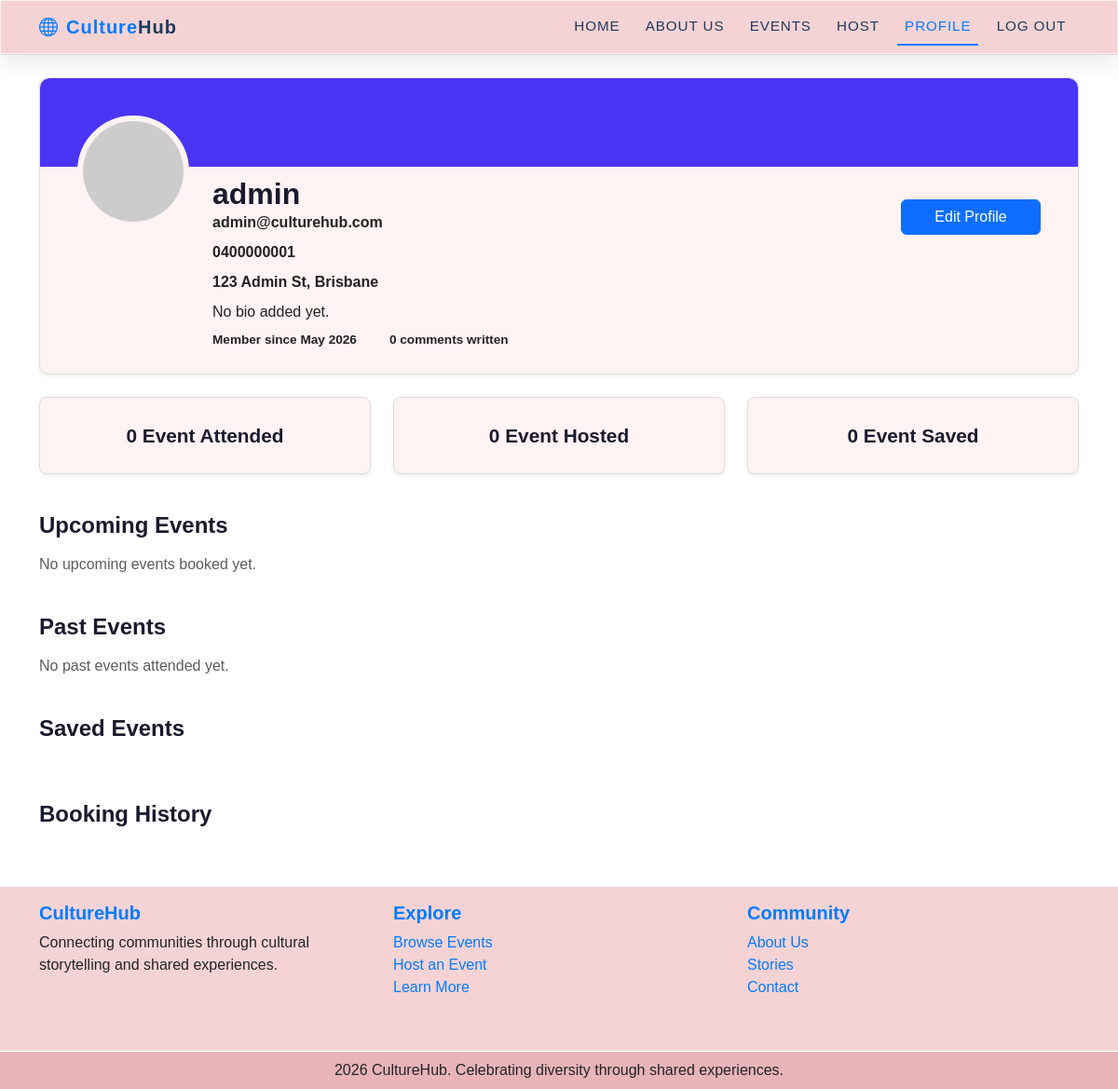
/user/profile (signed in), run on the app's committed database.
### a2_group2/culturehub/models.py (models this page shows)
class User(db.Model, UserMixin):
    id = db.Column(db.Integer, primary_key=True)
    name = db.Column(db.String(100), unique=True, nullable=False)
    email = db.Column(db.String(150), unique=True, nullable=False)
    phone = db.Column(db.String(20), nullable=False)
    address = db.Column(db.String(255), nullable=False)
    password_hash = db.Column(db.String(255), nullable=False)
    profile_image = db.Column(db.String(255), nullable=True)
    events = db.relationship('Event', backref='user', lazy=True)
    comments = db.relationship('Comment', backref='user', lazy=True)
    orders = db.relationship('Order', backref='user', lazy=True)
    bio = db.Column(db.Text, nullable=True)  # Optional field for user biography
    language = db.Column(db.String(255), nullable=True)  # Optional field for user's preferred language
    cultural_interests = db.Column(db.String(255), nullable=True)  # Optional field for user's cultural interests
    created_at = db.Column(db.DateTime, default=datetime.now)  # Timestamp for when the user account was created

### a2_group2/culturehub/views.py (the view)
@main_bp.route('/user/profile')
@login_required
def profile():
    hosted_events = Event.query.filter_by(user_id=current_user.id).all()
    orders = Order.query.filter_by(user_id=current_user.id).all()
    comments = Comment.query.filter_by(user_id=current_user.id).all()
    now = datetime.now()
    upcoming_events = Event.query.filter(
        Event.user_id == current_user.id,
        Event.date >= now
    ).all()
    past_events = Event.query.filter(
        Event.user_id == current_user.id,
        Event.date < now
    ).all()
    return render_template('user/profile.html',
                           user=current_user,
                           hosted_events=hosted_events,
                           orders=orders,
                           upcoming_events=upcoming_events,
                           past_events=past_events,
                           comments=comments)

### a2_group2/culturehub/templates/user/profile.html (shortened to what this page needs)
{% extends "base.html" %}
{% block content %}
<div class="container profile-page my-4">
    <section class="profile-header shadow-sm">
        <div class="profile-cover"></div>
        <div class="profile-info">
            <img src="{{ url_for('static', filename='profile_pics/' + user.profile_image)
                if user.profile_image else 'https://placehold.co/120x120' }}"
                alt="Profile photo" class="profile-photo" />
            <div class="profile-details">
                <h2>{{ user.name }}</h2>
                <span class="email">{{ user.email }}</span>
                <span class="phone">{{ user.phone }}</span>
                <span class="address">{{ user.address }}</span>
                <p class="bio"> {{ user.bio or "No bio added yet." }} </p>
                <div class="profile-stats">
                    <span>Member since {{ user.created_at.strftime("%B %Y") }}</span>
                    <span>{{ comments|length }} comments written</span>
                </div>
            </div>
            <a href="{{ url_for('main.edit_profile') }}" class="btn btn-primary edit-profile-btn">
                Edit Profile
            </a>
        </div>
    </section>
    <section class="row text-center my-4">
        <div class="col-md-4 mb-3">
            <div class="summary-card shadow-sm">{{ orders|length }} Event Attended</div>
        </div>
        <div class="col-md-4 mb-3">
            <div class="summary-card shadow-sm">{{ hosted_events|length }} Event Hosted</div>
        </div>
        <div class="col-md-4 mb-3">
            <div class="summary-card shadow-sm">{{ saved_events|length }} Event Saved</div>
        </div>
    </section>
    <h4 class="section-title">Upcoming Events</h4>
    <div class="row">
        {% if upcoming_events %}
            {% for event in upcoming_events %}
            <div class="col-md-4 mb-4">
                <div class="event-card profile-event-card shadow-sm">
                    <div class="card-img-wrap">
                        <img src="{{ url_for('static', filename='images/' + event.image) if event.image else 'https://placehold.co/400x220' }}"
                            class="card-img-top" alt="{{ event.name }}">
                        <span class="origin-tag">{{ event.category }}</span>
                    </div>
                    <div class="card-body">
                        <h5 class="card-title">{{ event.name }}</h5>
                        <p class="event-date">
                            {{ event.date.strftime("%A, %d %B %Y") }}
                            {{ event.location }}
                        </p>
                    </div>
                    <div class="card-actions">
                        <a href="{{ url_for('main.event_detail', event_id=event.id) }}" class="btn btn-primary btn-sm">View
                            Details
                        </a>
                    </div>
                </div>
            </div>
            {% endfor %}
        {% else %}
            <p class="text-muted">No upcoming events booked yet.</p>
        {% endif %}
    </div>
    <h4 class="section-title">Past Events</h4>
    <div class="row">
        {% if past_events %}
            {% for event in past_events %}
            <div class="col-md-4 mb-4">
                <div class="event-card profile-event-card shadow-sm">
                    <div class="card-img-wrap">
                        <img src="{{ url_for('static', filename='images/' + event.image) if event.image else 'https://placehold.co/400x220' }}"
                            class="card-img-top" alt="{{ event.name }}">
                        <span class="origin-tag">{{ event.category }}</span>
                    </div>
                    <div class="card-body">
                        <h5 class="card-title">{{ event.name }}</h5>
                        <p class="event-date">
                            {{ event.date.strftime("%A, %d %B %Y") }}
                            {{ event.location }}
                        </p>
                    </div>
                    <div class="card-actions">
                        <a href="{{ url_for('main.event_detail', event_id=event.id) }}"
                        class="btn btn-primary btn-sm">View Details</a>
                    </div>
                </div>
            </div>
            {% endfor %}
        {% else %}
            <p class="text-muted">No past events attended yet.</p>
        {% endif %}
    </div>
    <h4 class="section-title">Saved Events</h4>
    <div class="row">
    </div>
    <h4 class="section-title">Booking History</h4>
    <div class="row">
    </div>
</div>
{% endblock %}

### a2_group2/culturehub/templates/base.html (shortened to what this page needs)
<!doctype html>
<html lang="en">
<head>
    <link href="https://cdn.jsdelivr.net/npm/bootstrap@5.3.2/dist/css/bootstrap.min.css" rel="stylesheet">
    <link rel="stylesheet" href="https://cdn.jsdelivr.net/npm/bootstrap-icons@1.11.3/font/bootstrap-icons.css">
    <link rel="stylesheet" href="{{ url_for('static', filename='style/stylesheet.css') }}">
</head>
<body>
   <header class="border-bottom">
      <nav class="navbar navbar-expand-lg navbar-light">
         <div class="container">
            <a href="{{ url_for('main.index') }}" class="navbar-brand">
                <i class="bi bi-globe me-2"></i>Culture<span class="brand-accent">Hub</span>
            </a>
            <div class="collapse navbar-collapse justify-content-end" id="navbarSupportedContent">
               <div class="navbar-nav ms-auto">
                  <a class="nav-item nav-link {% if request.endpoint == 'main.index' %}active{% endif %}" href="{{ url_for('main.index') }}">Home</a>
                  <a class="nav-item nav-link {% if request.endpoint == 'main.about' %}active{% endif %}" href="{{ url_for('main.about') }}">About Us</a>
                  <a class="nav-item nav-link" href="{{ url_for('main.index') }}#events">Events</a>
                  <a class="nav-item nav-link {% if request.endpoint == 'main.create_event' %}active{% endif %}" href="{{ url_for('main.create_event') }}">Host</a>
                  {% if current_user.is_authenticated %}
                    <a class="nav-item nav-link {% if request.endpoint == 'main.profile' %}active{% endif %}" href="{{ url_for('main.profile') }}">Profile</a>
                    <a class="nav-item nav-link {% if request.endpoint == 'auth.logout' %}active{% endif %}" href="{{ url_for('auth.logout') }}">Log Out</a>
                  {% endif %}
               </div>
            </div>
         </div>
      </nav>
    </header>
    {% block content %}
    {% endblock %}
    <footer class="footer">
        <div class="footer-top py-3">
            <div class="container">
                <div class="row">
                    <div class="col-md-4 mb-4">
                        <h5>CultureHub</h5>
                        <p>Connecting communities through cultural storytelling and shared experiences.</p>
                    </div>
                    <div class="col-md-4 mb-4">
                        <h5>Explore</h5>
                        <ul class="list-unstyled">
                            <li><a href="#events" class="text-decoration-none">Browse Events</a></li>
                            <li><a href="{{ url_for('main.create_event') }}" class="text-decoration-none">Host an Event</a></li>
                            <li><a href="#" class="text-decoration-none">Learn More</a></li>
                        </ul>
                    </div>
                    <div class="col-md-4 mb-4">
                        <h5>Community</h5>
                        <ul class="list-unstyled">
                            <li><a href="{{ url_for('main.about') }}" class="text-decoration-none">About Us</a></li>
                            <li><a href="#" class="text-decoration-none">Stories</a></li>
                            <li><a href="#" class="text-decoration-none">Contact</a></li>
                        </ul>
                    </div>
                </div>
            </div>
        </div>
        <div class="footer-bottom text-center py-2">
            <span class="text-dark">2026 CultureHub. Celebrating diversity through shared experiences.</span>
        </div>
    </footer>
</body>
</html>

### a2_group2/culturehub/static/style/stylesheet.css (style rules this page uses)
.navbar { background-color: #f5d3d4; box-shadow: 0 12px 24px rgba(0, 0, 0, 0.08); border: 1px solid rgba(255, 255, 255, 0.7); }
.navbar-brand { color: #007bff; font-weight: 700; letter-spacing: 0.05em; font-size: 1.25rem; }
.navbar-brand .brand-accent { color: #1f3a5f; }
.navbar .nav-link { color: #1f3a5f; margin: 0 0.35rem; padding: 0.45rem 0.65rem; text-transform: uppercase; font-size: 0.95rem; letter-spacing: 0.06em; transition: color 0.2s ease, transform 0.2s ease; }
.navbar .nav-link.active { color: #1f3a5f; border-bottom: 2px solid #007bff; }
.nav-link.active { border-bottom: 2px solid #007bff; color: #007bff !important; }
footer { background-color: #f5d3d4; }
.footer-bottom { background-color: #e8b4b8; border-top: 1px solid white; }
.footer-top h5 { color: #007bff; font-weight: bold; }
.footer-top a { color: #007bff; }

### a2_group2/culturehub/templates/user/profile.html (style rules this page uses)
.profile-page { color: #222; }
.profile-header { background-color: #fff3f3; border-radius: 10px; overflow: hidden; border: 1px solid #ddd; width: 100%; }
.profile-cover { height: 95px; background-color: #4b35f5; border-radius: 10px 10px 0 0; }
.profile-info { display: flex; align-items: flex-start; gap: 25px; padding: 0 40px 25px 40px; position: relative; }
.profile-photo { width: 120px; height: 120px; border-radius: 50%; border: 6px solid #fff3f3; object-fit: cover; background-color: white; margin-top: -55px; flex-shrink: 0; }
.profile-details { margin-top: 10px; }
.profile-details h2 { color: #1a1a2e; font-weight: bold; margin-bottom: 0; }
.profile-details .email, .profile-details .phone, .profile-details .address { display: flex; font-weight: 600; margin-bottom: 8px; }
.profile-details .bio { margin-bottom: 8px; }
.profile-stats { display: flex; flex-wrap: wrap; gap: 35px; font-size: 0.85rem; font-weight: 600; }
.edit-profile-btn { margin-left: auto; margin-top: 35px; min-width: 150px; }
.summary-card { background-color: #fff3f3; border-radius: 8px; padding: 25px; color: #1a1a2e; font-size: 1.3rem; font-weight: bold; border: 1px solid #ddd; }
.section-title { color: #1a1a2e; font-weight: bold; margin: 25px 0 15px; }

### data on the page
User: name "admin", email "admin@culturehub.com", phone "0400000001", address "123 Admin St, Brisbane", bio "No bio added yet.", created_at "May 2026"

### other printed values
{{ comments|length }} "0"
{{ orders|length }} "0"
{{ hosted_events|length }} "0"
{{ saved_events|length }} "0"
